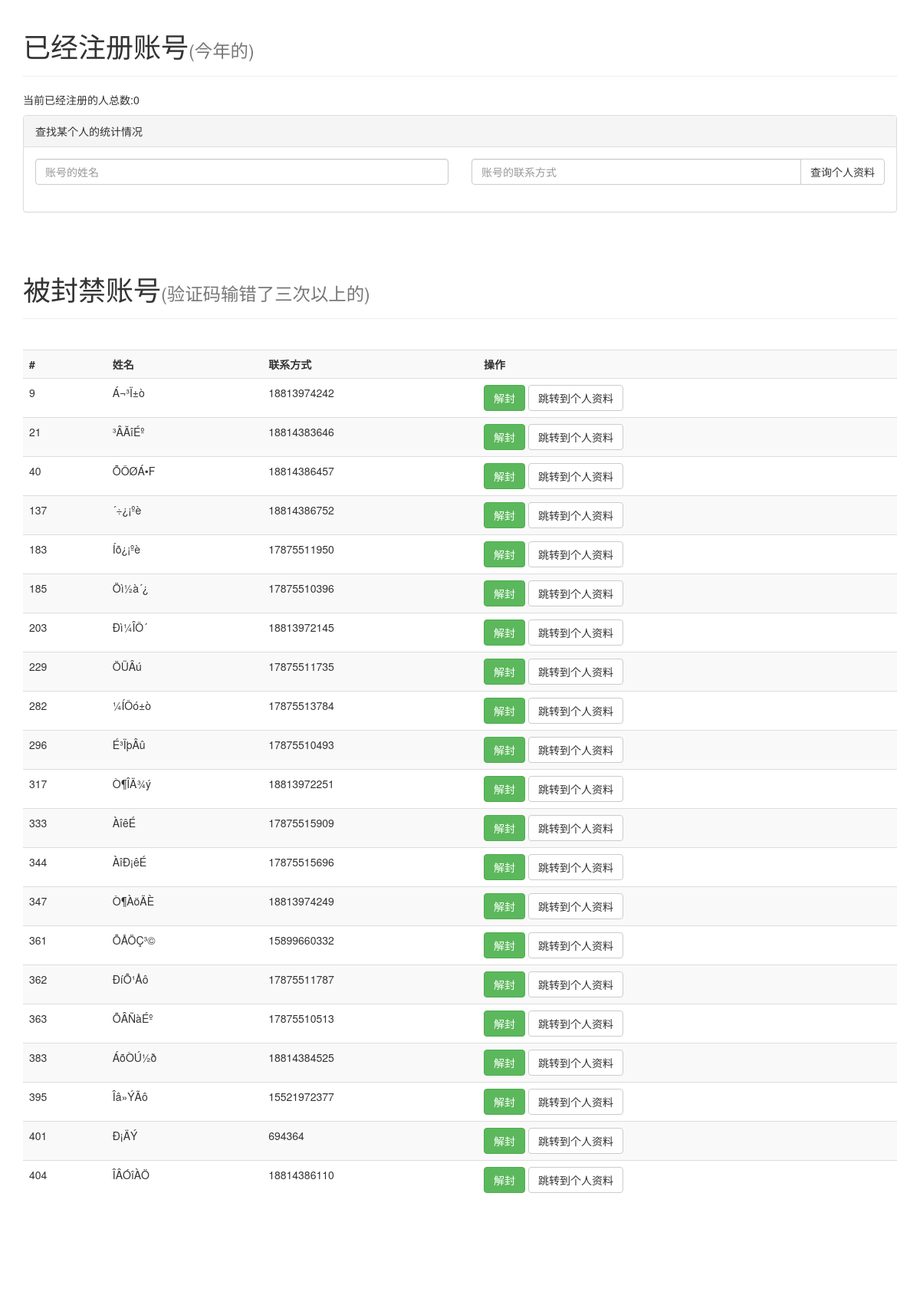
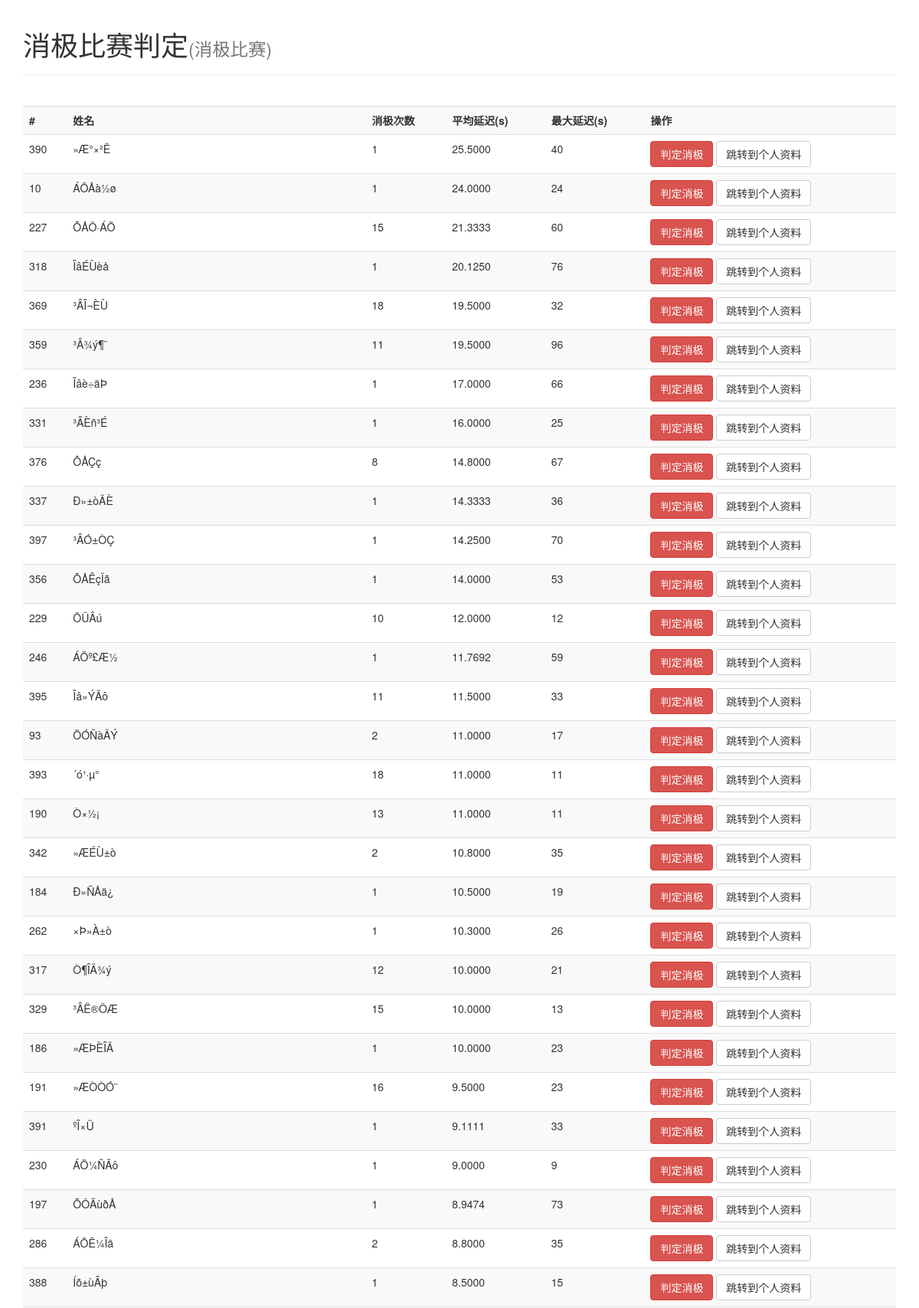
The app's page /page/activity/CAQ_people_admin.php (upper part) with its own data (2 pictures, top to bottom).
### tables this page shows
CREATE TABLE `question_people` (
  `id` int(11) NOT NULL AUTO_INCREMENT,
  `name` text NOT NULL,
  `tel` text NOT NULL,
  `rightcount` int(11) NOT NULL DEFAULT '0',
  `wrongcount` int(11) NOT NULL DEFAULT '0',
  `score` int(11) NOT NULL DEFAULT '0',
  `historyscore` text NOT NULL,
  `rightids` text,
  `wrongids` text,
  `randomkey` text,
  `achievetime` datetime NOT NULL,
  `achievets` int(11) DEFAULT NULL,
  `isbanned` int(11) NOT NULL DEFAULT '0',
  `wrongidccount` int(11) NOT NULL DEFAULT '0',
  `ranking` int(11) NOT NULL DEFAULT '0',
  `oldranking` int(11) NOT NULL DEFAULT '1000',
  `historyranking` text NOT NULL COMMENT 'Ã¿Ò»´ÎµÄÅÅÃûÇé¿ö',
  `participateyears` text NOT NULL COMMENT '²ÎÓë¹ýµÄÄê·Ý',
  `historydata` text NOT NULL COMMENT '¼ÇÂ¼Ö®Ç°Ã¿Ò»ÄêÕâ¸öÈËµÄ´ðÌâÍ³¼Æ',
  `active` tinyint(4) NOT NULL DEFAULT '1' COMMENT 'ÓÃÀ´¼ÇÂ¼Á¬ÐøÃ»ÓÐÊäÈëÑéÖ¤ÂëµÄ´ÎÊý',
  `activeminusscore` mediumint(9) NOT NULL DEFAULT '0' COMMENT 'ÒòÎªÃ»ÓÐÊäÈëÑéÖ¤ÂëÏû¼«±ÈÈü¶ø¿Û³ýµÄ·ÖÊý×ÜºÍ',
  `lastactiveyear` int(11) NOT NULL COMMENT '×îºóÒ»´Î²ÎÓëÕâ¸ö»î¶¯µÄÄê·Ý',
  PRIMARY KEY (`id`),
  KEY `active` (`active`),
  KEY `lastactiveyear` (`lastactiveyear`)
);

### plugin/php/sqlhelper.php (called while the page is built, shortened)
<?php
class sqlhelper{
	public function mysql($sql){
		$rerere = mysql_query($sql);
		return $rerere;
	}
}
?>

### page/activity/CAQ_people_admin.php (the view, shortened to what this page needs)
<?php
require_once(ROOT_PATH.PLUG_PATH.'/php/sqlhelper.php');
?>
<!DOCTYPE html>
<html>
    <head>
        <link rel="stylesheet" href="//maxcdn.bootstrapcdn.com/font-awesome/4.3.0/css/font-awesome.min.css">
        <?php echo constant( 'JQuery_DEFINE');echo constant( 'BOOTSTRAP_DEFINE');?>
        <link rel="stylesheet/less" href="<?php echo constant("CSS_PATH")?>caq.less">
    </head>
    <body>
        <div class="container">
            <div class="page-header">
                <h1>已经注册账号<small>(今年的)</small></h1>
            </div>
            <p>当前已经注册的人总数:<?php
                $year = date("Y");
                $nc = new sqlhelper();
                $result = $nc ->mysql("select id from question_people where lastactiveyear='$year'");
                echo mysql_num_rows($result);
            ?>
            </p>
            <div class="panel panel-default">
                <div class="panel-heading">查找某个人的统计情况</div>
                <div class="panel-body">
                <div class="row">
                  <div class="col-lg-6">
                        <input type="text" class="form-control" placeholder="账号的姓名" id="findname">
                  </div>
                  <div class="col-lg-6">
                    <div class="input-group">
                      <input type="text" class="form-control" placeholder="账号的联系方式" id="findtel">
                      <span class="input-group-btn">
                        <button class="btn btn-default" onclick="findprofile()">查询个人资料</button>
                      </span>
                    </div>
                  </div>
                </div>
                <br>
                </div>
            </div>
            <br>
            <div class="page-header">
                <h1>被封禁账号<small>(验证码输错了三次以上的)</small></h1>
            </div>
            <br>
            <table class="table table-striped">
                <tr>
                    <th>#</th>
                    <th>姓名</th>
                    <th>联系方式</th>
                    <th>操作</th>
                </tr>
                <?php
                $nc = new sqlhelper();
                $result = $nc ->mysql("select id,name,tel from question_people where isbanned=1");
                while($row = mysql_fetch_array($result)){
                ?>
                <tr>
                    <td><?php echo $row['id'];?></td>
                    <td id="deban-name-<?php echo $row['id'];?>"><?php echo $row['name'];?></td>
                    <td id="deban-tel-<?php echo $row['id'];?>"><?php echo $row['tel'];?></td>
                    <td>
                        <button class="btn btn-success" onclick="deban('<?php echo $row['id'];?>')">解封</button>
                        <button class="btn btn-default" onclick="jumptoprofile('<?php echo $row['id'];?>')">跳转到个人资料</button>
                    </td>
                </tr>
                <?php
                }
                ?>
            </table>
            <br>
            <br>
            <br>
            <br>
            <br>
            <br>
            <div class="page-header">
                <h1>消极比赛判定<small>(消极比赛)</small></h1>
            </div>
            <br>
            <table class="table table-striped">
                <tr>
                    <th>#</th>
                    <th>姓名</th>
                    <th>消极次数</th>
                    <th>平均延迟(s)</th>
                    <th>最大延迟(s)</th>
                    <th>操作</th>
                </tr>
                <?php
                $nc = new sqlhelper();
                $result = $nc ->mysql("select  name,active,peopleid,delay,avg(delay),max(delay) from question_idcinputtime,question_people where delay>0 and question_people.id = question_idcinputtime.peopleid group by peopleid order by avg(delay) desc");
                while($row = mysql_fetch_array($result)){
                ?>
                <tr>
                    <td><?php echo $row['peopleid'];?></td>
                    <td><?php echo $row['name'];?></td>
                    <td><?php echo $row['active'];?></td>
                    <td><?php echo $row['avg(delay)'];?></td>
                    <td><?php echo $row['max(delay)'];?></td>
                    <td>
                        <button class="btn btn-danger" onclick="passive('<?php echo $row['peopleid'];?>')">判定消极</button>
                        <button class="btn btn-default" onclick="jumptoprofile('<?php echo $row['peopleid'];?>')">跳转到个人资料</button>
                    </td>
                </tr>
                <?php
                }
                ?>
            </table>
            <br>
        </div>
    </body>
</html>

### records on screen
question_people: id "9", name "Á¬³Ï±ò", tel "18813974242"
question_people: id "21", name "³ÂÃîÉº", tel "18814383646"
question_people: id "40", name "ÕÔØÁ•F", tel "18814386457"
question_people: id "137", name "´÷¿¡ºè", tel "18814386752"
question_people: id "183", name "Íõ¿¡ºè", tel "17875511950"
question_people: id "185", name "Öì½à´¿", tel "17875510396"
question_people: id "203", name "Ðì¼ÎÔ´", tel "18813972145"
question_people: id "229", name "ÖÜÂú", tel "17875511735"
question_people: id "282", name "¼ÍÔó±ò", tel "17875513784"
question_people: id "296", name "É³ÏþÂû", tel "17875510493"
question_people: id "317", name "Ò¶ÎÄ¾ý", tel "18813972251"
question_people: id "333", name "ÀîêÉ", tel "17875515909"
question_people: id "344", name "ÀîÐ¡êÉ", tel "17875515696"
question_people: id "347", name "Ò¶ÀöÄÈ", tel "18813974249"
question_people: id "361", name "ÕÅÖÇ³©", tel "15899660332"
question_people: id "362", name "ÐíÕ¹Åô", tel "17875511787"
question_people: id "363", name "ÕÂÑàÉº", tel "17875510513"
question_people: id "383", name "ÁõÒÚ½ð", tel "18814384525"
question_people: id "395", name "Îâ»ÝÃô", tel "15521972377"
question_people: id "401", name "Ð¡ÄÝ", tel "694364"
question_people: id "404", name "ÎÂÓîÀÖ", tel "18814386110"

### other values on screen
mysql_num_rows($result) "0"
$row['peopleid'] "390"
$row['name'] "»Æ°×²Ë"
$row['active'] "1"
$row['avg(delay)'] "25.5000"
$row['max(delay)'] "40"
$row['peopleid'] "10"
$row['name'] "ÁÖÅà½ø"
$row['avg(delay)'] "24.0000"
$row['max(delay)'] "24"
$row['peopleid'] "227"
$row['name'] "ÕÅÔ·ÁÖ"
$row['active'] "15"
$row['avg(delay)'] "21.3333"
$row['max(delay)'] "60"
